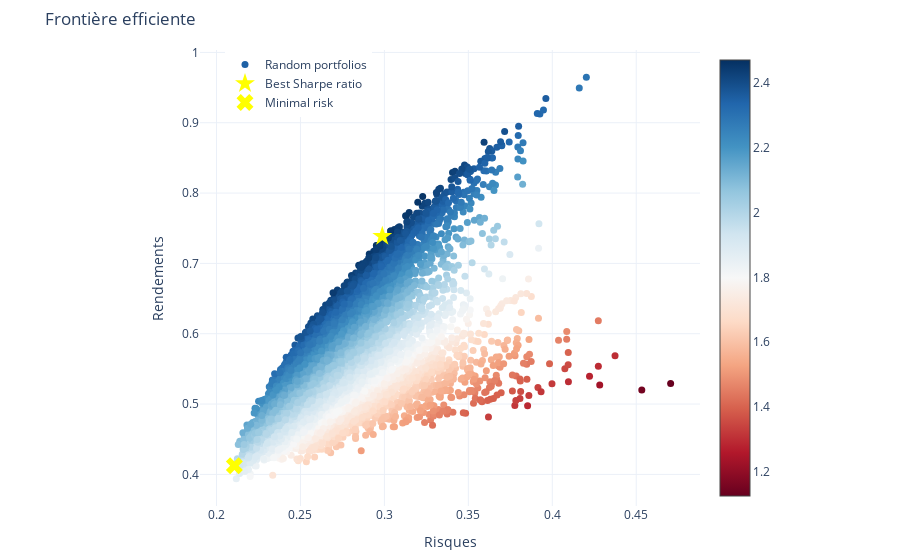

Notebook source saved alongside this figure:
### Markdown cell above
### Visualisation des résultats

### Code cell
fig = go.Figure()
fig.update_layout(
    margin=dict(l=200, r=200, t=50, b=50),
)
fig.add_trace(go.Scatter(x=portfolios_df['risks'], y=portfolios_df['returns'], mode='markers', marker=dict(color=portfolios_df['returns']/portfolios_df['risks'], showscale=True, colorscale='RdBu', size=7), name="Random portfolios"))

# On va ajouter une etoile pour le portefeuille avec le meilleur sharpe ratio
best_sharpe_ratio_index = (portfolios_df['returns']/portfolios_df['risks']).idxmax()
fig.add_trace(go.Scatter(x=[portfolios_df['risks'][best_sharpe_ratio_index]], y=[portfolios_df['returns'][best_sharpe_ratio_index]], mode='markers', marker=dict(color='yellow', size=15, symbol='star'), name="Best Sharpe ratio"))

# On va ajouter une croix pour le portefeuille avec le risque le plus faible
lowest_risk_index = portfolios_df['risks'].idxmin()
fig.add_trace(go.Scatter(x=[portfolios_df['risks'][lowest_risk_index]], y=[portfolios_df['returns'][lowest_risk_index]], mode='markers', marker=dict(color='yellow', size=15, symbol='x'), name="Minimal risk"))


fig.update_layout(title='Frontière efficiente', yaxis_title='Rendements', xaxis_title='Risques', legend=dict(yanchor="top", y=1, xanchor="left", x=0.05))
fig.show()

### Figure 1 — Plotly figure (JSON) as saved in the notebook; plotly's stock layout.template omitted (floating-point values rounded to 4 significant figures; data arrays with more than 128 entries replaced by an {"elided": "..."} marker saying what was removed)
{"data": [{"marker": {"color": {"elided": "10000 float values"}, "colorscale": [[0, "rgb(103,0,31)"], [0.1, "rgb(178,24,43)"], [0.2, "rgb(214,96,77)"], [0.3, "rgb(244,165,130)"], [0.4, "rgb(253,219,199)"], [0.5, "rgb(247,247,247)"], [0.6, "rgb(209,229,240)"], [0.7, "rgb(146,197,222)"], [0.8, "rgb(67,147,195)"], [0.9, "rgb(33,102,172)"], [1, "rgb(5,48,97)"]], "showscale": true, "size": 7}, "mode": "markers", "name": "Random portfolios", "type": "scatter", "x": {"elided": "10000 float values"}, "y": {"elided": "10000 float values"}}, {"marker": {"color": "yellow", "size": 15, "symbol": "star"}, "mode": "markers", "name": "Best Sharpe ratio", "type": "scatter", "x": [0.2988], "y": [0.7384]}, {"marker": {"color": "yellow", "size": 15, "symbol": "x"}, "mode": "markers", "name": "Minimal risk", "type": "scatter", "x": [0.2106], "y": [0.4122]}], "layout": {"legend": {"x": 0.05, "xanchor": "left", "y": 1, "yanchor": "top"}, "margin": {"b": 50, "l": 200, "r": 200, "t": 50}, "title": {"text": "Frontière efficiente"}, "xaxis": {"title": {"text": "Risques"}}, "yaxis": {"title": {"text": "Rendements"}}}}
